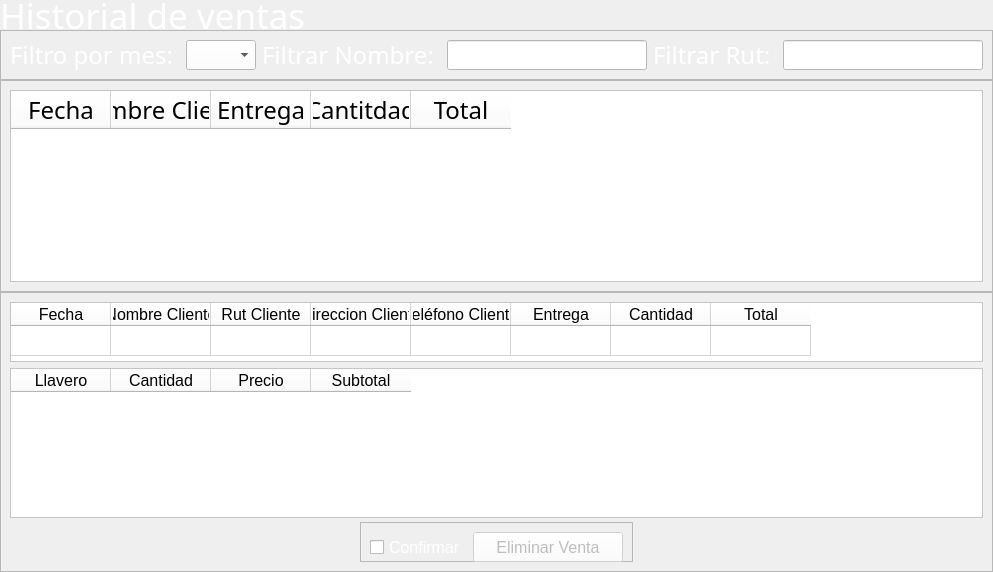
            <widget class="QWidget" name="historial_page">
             <layout class="QVBoxLayout" name="verticalLayout_7">
              <property name="spacing">
               <number>0</number>
              </property>
              <property name="leftMargin">
               <number>0</number>
              </property>
              <property name="topMargin">
               <number>0</number>
              </property>
              <property name="rightMargin">
               <number>0</number>
              </property>
              <property name="bottomMargin">
               <number>0</number>
              </property>
              <item>
               <widget class="QLabel" name="label_4">
                <property name="minimumSize">
                 <size>
                  <width>0</width>
                  <height>30</height>
                 </size>
                </property>
                <property name="maximumSize">
                 <size>
                  <width>16777215</width>
                  <height>30</height>
                 </size>
                </property>
                <property name="font">
                 <font>
                  <family>Scheherazade</family>
                  <pointsize>26</pointsize>
                 </font>
                </property>
                <property name="styleSheet">
                 <string notr="true">color: rgb(255, 255, 255);</string>
                </property>
                <property name="text">
                 <string>Historial de ventas</string>
                </property>
               </widget>
              </item>
              <item alignment="Qt::AlignHCenter">
               <widget class="QFrame" name="tophistorialFrame">
                <property name="minimumSize">
                 <size>
                  <width>0</width>
                  <height>50</height>
                 </size>
                </property>
                <property name="maximumSize">
                 <size>
                  <width>16777215</width>
                  <height>50</height>
                 </size>
                </property>
                <property name="styleSheet">
                 <string notr="true"/>
                </property>
                <property name="frameShape">
                 <enum>QFrame::StyledPanel</enum>
                </property>
                <property name="frameShadow">
                 <enum>QFrame::Raised</enum>
                </property>
                <layout class="QHBoxLayout" name="horizontalLayout_6">
                 <item>
                  <widget class="QLabel" name="label_10">
                   <property name="minimumSize">
                    <size>
                     <width>0</width>
                     <height>30</height>
                    </size>
                   </property>
                   <property name="maximumSize">
                    <size>
                     <width>16777215</width>
                     <height>30</height>
                    </size>
                   </property>
                   <property name="font">
                    <font>
                     <family>Scheherazade</family>
                     <pointsize>18</pointsize>
                    </font>
                   </property>
                   <property name="styleSheet">
                    <string notr="true">color: rgb(255, 255, 255);</string>
                   </property>
                   <property name="text">
                    <string>Filtro por mes: </string>
                   </property>
                  </widget>
                 </item>
                 <item>
                  <widget class="QComboBox" name="comboBoxFiltroMes">
                   <property name="minimumSize">
                    <size>
                     <width>70</width>
                     <height>30</height>
                    </size>
                   </property>
                   <property name="maximumSize">
                    <size>
                     <width>70</width>
                     <height>30</height>
                    </size>
                   </property>
                   <property name="styleSheet">
                    <string notr="true">background-color: rgb(255, 255, 255);</string>
                   </property>
                  </widget>
                 </item>
                 <item>
                  <widget class="QLabel" name="label_11">
                   <property name="minimumSize">
                    <size>
                     <width>0</width>
                     <height>30</height>
                    </size>
                   </property>
                   <property name="maximumSize">
                    <size>
                     <width>16777215</width>
                     <height>30</height>
                    </size>
                   </property>
                   <property name="font">
                    <font>
                     <family>Scheherazade</family>
                     <pointsize>18</pointsize>
                    </font>
                   </property>
                   <property name="styleSheet">
                    <string notr="true">color: rgb(255, 255, 255);</string>
                   </property>
                   <property name="text">
                    <string>Filtrar Nombre: </string>
                   </property>
                  </widget>
                 </item>
                 <item>
                  <widget class="QLineEdit" name="lineEditFiltroNombreHistorial">
                   <property name="minimumSize">
                    <size>
                     <width>200</width>
                     <height>30</height>
                    </size>
                   </property>
                   <property name="maximumSize">
                    <size>
                     <width>200</width>
                     <height>30</height>
                    </size>
                   </property>
                   <property name="styleSheet">
                    <string notr="true">background-color: rgb(255, 255, 255);</string>
                   </property>
                   <property name="text">
                    <string/>
                   </property>
                  </widget>
                 </item>
                 <item>
                  <widget class="QLabel" name="label_12">
                   <property name="minimumSize">
                    <size>
                     <width>0</width>
                     <height>30</height>
                    </size>
                   </property>
                   <property name="maximumSize">
                    <size>
                     <width>16777215</width>
                     <height>30</height>
                    </size>
                   </property>
                   <property name="font">
                    <font>
                     <family>Scheherazade</family>
                     <pointsize>18</pointsize>
                    </font>
                   </property>
                   <property name="styleSheet">
                    <string notr="true">color: rgb(255, 255, 255);</string>
                   </property>
                   <property name="text">
                    <string>Filtrar Rut: </string>
                   </property>
                  </widget>
                 </item>
                 <item>
                  <widget class="QLineEdit" name="lineEditFiltroRutHistorial">
                   <property name="minimumSize">
                    <size>
                     <width>200</width>
                     <height>30</height>
                    </size>
                   </property>
                   <property name="maximumSize">
                    <size>
                     <width>200</width>
                     <height>30</height>
                    </size>
                   </property>
                   <property name="styleSheet">
                    <string notr="true">background-color: rgb(255, 255, 255);</string>
                   </property>
                  </widget>
                 </item>
                </layout>
               </widget>
              </item>
              <item>
               <widget class="QFrame" name="centerhistorialFrame">
                <property name="styleSheet">
                 <string notr="true"/>
                </property>
                <property name="frameShape">
                 <enum>QFrame::StyledPanel</enum>
                </property>
                <property name="frameShadow">
                 <enum>QFrame::Raised</enum>
                </property>
                <layout class="QVBoxLayout" name="verticalLayout_15">
                 <item>
                  <widget class="QTableWidget" name="tableHistorial">
                   <property name="enabled">
                    <bool>true</bool>
                   </property>
                   <property name="maximumSize">
                    <size>
                     <width>16777215</width>
                     <height>16777215</height>
                    </size>
                   </property>
                   <property name="font">
                    <font>
                     <family>MS Shell Dlg 2</family>
                     <pointsize>13</pointsize>
                     <weight>50</weight>
                     <italic>false</italic>
                     <bold>false</bold>
                    </font>
                   </property>
                   <property name="layoutDirection">
                    <enum>Qt::LeftToRight</enum>
                   </property>
                   <property name="autoFillBackground">
                    <bool>false</bool>
                   </property>
                   <property name="styleSheet">
                    <string notr="true">font: 13pt &quot;MS Shell Dlg 2&quot;;
background-color: rgb(255, 255, 255);</string>
                   </property>
                   <property name="editTriggers">
                    <set>QAbstractItemView::NoEditTriggers</set>
                   </property>
                   <property name="alternatingRowColors">
                    <bool>false</bool>
                   </property>
                   <property name="showGrid">
                    <bool>true</bool>
                   </property>
                   <property name="gridStyle">
                    <enum>Qt::SolidLine</enum>
                   </property>
                   <property name="sortingEnabled">
                    <bool>false</bool>
                   </property>
                   <property name="wordWrap">
                    <bool>true</bool>
                   </property>
                   <property name="cornerButtonEnabled">
                    <bool>true</bool>
                   </property>
                   <attribute name="horizontalHeaderHighlightSections">
                    <bool>true</bool>
                   </attribute>
                   <attribute name="verticalHeaderVisible">
                    <bool>false</bool>
                   </attribute>
                   <column>
                    <property name="text">
                     <string>Fecha</string>
                    </property>
                    <property name="font">
                     <font>
                      <family>Scheherazade</family>
                      <pointsize>18</pointsize>
                     </font>
                    </property>
                   </column>
                   <column>
                    <property name="text">
                     <string>Nombre Cliente</string>
                    </property>
                    <property name="font">
                     <font>
                      <family>Scheherazade</family>
                      <pointsize>18</pointsize>
                     </font>
                    </property>
                   </column>
                   <column>
                    <property name="text">
                     <string>Entrega</string>
                    </property>
                    <property name="font">
                     <font>
                      <family>Scheherazade</family>
                      <pointsize>18</pointsize>
                     </font>
                    </property>
                   </column>
                   <column>
                    <property name="text">
                     <string>Cantitdad</string>
                    </property>
                    <property name="font">
                     <font>
                      <family>Scheherazade</family>
                      <pointsize>18</pointsize>
                     </font>
                    </property>
                   </column>
                   <column>
                    <property name="text">
                     <string>Total</string>
                    </property>
                    <property name="font">
                     <font>
                      <family>Scheherazade</family>
                      <pointsize>18</pointsize>
                     </font>
                    </property>
                   </column>
                  </widget>
                 </item>
                </layout>
               </widget>
              </item>
              <item>
               <widget class="QFrame" name="bottomhistorialFrame">
                <property name="minimumSize">
                 <size>
                  <width>0</width>
                  <height>280</height>
                 </size>
                </property>
                <property name="maximumSize">
                 <size>
                  <width>16777215</width>
                  <height>280</height>
                 </size>
                </property>
                <property name="styleSheet">
                 <string notr="true"/>
                </property>
                <property name="frameShape">
                 <enum>QFrame::StyledPanel</enum>
                </property>
                <property name="frameShadow">
                 <enum>QFrame::Raised</enum>
                </property>
                <layout class="QVBoxLayout" name="verticalLayout_13">
                 <property name="spacing">
                  <number>6</number>
                 </property>
                 <property name="leftMargin">
                  <number>9</number>
                 </property>
                 <property name="topMargin">
                  <number>9</number>
                 </property>
                 <property name="rightMargin">
                  <number>9</number>
                 </property>
                 <property name="bottomMargin">
                  <number>9</number>
                 </property>
                 <item>
                  <widget class="QTableWidget" name="tableHistorialVentaSeleccionada">
                   <property name="minimumSize">
                    <size>
                     <width>0</width>
                     <height>60</height>
                    </size>
                   </property>
                   <property name="maximumSize">
                    <size>
                     <width>16777215</width>
                     <height>60</height>
                    </size>
                   </property>
                   <property name="font">
                    <font>
                     <pointsize>12</pointsize>
                    </font>
                   </property>
                   <property name="styleSheet">
                    <string notr="true">background-color: rgb(255, 255, 255);</string>
                   </property>
                   <property name="editTriggers">
                    <set>QAbstractItemView::NoEditTriggers</set>
                   </property>
                   <attribute name="verticalHeaderVisible">
                    <bool>false</bool>
                   </attribute>
                   <row>
                    <property name="text">
                     <string>Nueva fila</string>
                    </property>
                   </row>
                   <column>
                    <property name="text">
                     <string>Fecha</string>
                    </property>
                    <property name="font">
                     <font>
                      <family>MS Shell Dlg 2</family>
                      <pointsize>12</pointsize>
                     </font>
                    </property>
                   </column>
                   <column>
                    <property name="text">
                     <string>Nombre Cliente</string>
                    </property>
                    <property name="font">
                     <font>
                      <family>MS Shell Dlg 2</family>
                      <pointsize>12</pointsize>
                     </font>
                    </property>
                   </column>
                   <column>
                    <property name="text">
                     <string>Rut Cliente</string>
                    </property>
                    <property name="font">
                     <font>
                      <family>MS Shell Dlg 2</family>
                      <pointsize>12</pointsize>
                     </font>
                    </property>
                   </column>
                   <column>
                    <property name="text">
                     <string>Direccion Cliente</string>
                    </property>
                    <property name="font">
                     <font>
                      <family>MS Shell Dlg 2</family>
                      <pointsize>12</pointsize>
                     </font>
                    </property>
                   </column>
                   <column>
                    <property name="text">
                     <string>Teléfono Cliente</string>
                    </property>
                    <property name="font">
                     <font>
                      <family>MS Shell Dlg 2</family>
                      <pointsize>12</pointsize>
                     </font>
                    </property>
                   </column>
                   <column>
                    <property name="text">
                     <string>Entrega</string>
                    </property>
                    <property name="font">
                     <font>
                      <family>MS Shell Dlg 2</family>
                      <pointsize>12</pointsize>
                     </font>
                    </property>
                   </column>
                   <column>
                    <property name="text">
                     <string>Cantidad</string>
                    </property>
                    <property name="font">
                     <font>
                      <family>MS Shell Dlg 2</family>
                      <pointsize>12</pointsize>
                     </font>
                    </property>
                   </column>
                   <column>
                    <property name="text">
                     <string>Total</string>
                    </property>
                    <property name="font">
                     <font>
                      <family>MS Shell Dlg 2</family>
                      <pointsize>12</pointsize>
                     </font>
                    </property>
                   </column>
                  </widget>
                 </item>
                 <item>
                  <widget class="QTableWidget" name="tableHistorialDetalleVentaSeleccionada">
                   <property name="minimumSize">
                    <size>
                     <width>0</width>
                     <height>150</height>
                    </size>
                   </property>
                   <property name="maximumSize">
                    <size>
                     <width>16777215</width>
                     <height>150</height>
                    </size>
                   </property>
                   <property name="font">
                    <font>
                     <pointsize>12</pointsize>
                    </font>
                   </property>
                   <property name="styleSheet">
                    <string notr="true">background-color: rgb(255, 255, 255);</string>
                   </property>
                   <property name="editTriggers">
                    <set>QAbstractItemView::NoEditTriggers</set>
                   </property>
                   <attribute name="verticalHeaderVisible">
                    <bool>false</bool>
                   </attribute>
                   <column>
                    <property name="text">
                     <string>Llavero</string>
                    </property>
                    <property name="font">
                     <font>
                      <family>MS Shell Dlg 2</family>
                      <pointsize>12</pointsize>
                     </font>
                    </property>
                   </column>
                   <column>
                    <property name="text">
                     <string>Cantidad</string>
                    </property>
                    <property name="font">
                     <font>
                      <family>MS Shell Dlg 2</family>
                      <pointsize>12</pointsize>
                     </font>
                    </property>
                   </column>
                   <column>
                    <property name="text">
                     <string>Precio</string>
                    </property>
                    <property name="font">
                     <font>
                      <family>MS Shell Dlg 2</family>
                      <pointsize>12</pointsize>
                     </font>
                    </property>
                   </column>
                   <column>
                    <property name="text">
                     <string>Subtotal</string>
                    </property>
                    <property name="font">
                     <font>
                      <family>MS Shell Dlg 2</family>
                      <pointsize>12</pointsize>
                     </font>
                    </property>
                   </column>
                  </widget>
                 </item>
                 <item alignment="Qt::AlignHCenter">
                  <widget class="QFrame" name="eliminarVentaFrame">
                   <property name="minimumSize">
                    <size>
                     <width>0</width>
                     <height>40</height>
                    </size>
                   </property>
                   <property name="maximumSize">
                    <size>
                     <width>16777215</width>
                     <height>40</height>
                    </size>
                   </property>
                   <property name="styleSheet">
                    <string notr="true"/>
                   </property>
                   <property name="frameShape">
                    <enum>QFrame::StyledPanel</enum>
                   </property>
                   <property name="frameShadow">
                    <enum>QFrame::Raised</enum>
                   </property>
                   <layout class="QHBoxLayout" name="horizontalLayout_16">
                    <item alignment="Qt::AlignVCenter">
                     <widget class="QCheckBox" name="checkBoxConfirmarEliminarVenta">
                      <property name="minimumSize">
                       <size>
                        <width>0</width>
                        <height>30</height>
                       </size>
                      </property>
                      <property name="maximumSize">
                       <size>
                        <width>150</width>
                        <height>30</height>
                       </size>
                      </property>
                      <property name="font">
                       <font>
                        <pointsize>12</pointsize>
                       </font>
                      </property>
                      <property name="styleSheet">
                       <string notr="true">color: rgb(255, 255, 255);</string>
                      </property>
                      <property name="text">
                       <string>Confirmar</string>
                      </property>
                     </widget>
                    </item>
                    <item alignment="Qt::AlignVCenter">
                     <widget class="QPushButton" name="btnEliminarVenta">
                      <property name="enabled">
                       <bool>false</bool>
                      </property>
                      <property name="minimumSize">
                       <size>
                        <width>150</width>
                        <height>30</height>
                       </size>
                      </property>
                      <property name="maximumSize">
                       <size>
                        <width>150</width>
                        <height>30</height>
                       </size>
                      </property>
                      <property name="font">
                       <font>
                        <pointsize>12</pointsize>
                       </font>
                      </property>
                      <property name="styleSheet">
                       <string notr="true">background-color: rgb(255, 255, 255);</string>
                      </property>
                      <property name="text">
                       <string>Eliminar Venta</string>
                      </property>
                     </widget>
                    </item>
                   </layout>
                  </widget>
                 </item>
                </layout>
               </widget>
              </item>
             </layout>
            </widget>
